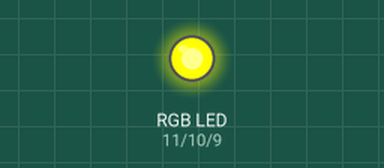
Bench run of a sketch on a simulated Arduino Uno, built with avr-gcc and run on an emulated ATmega328P. Shown: an RGB LED mixed from three pins (HIGH = lit).

Above: at 0.1 s.
Timing chart, 0 to 1.6 s (numbered marks = the images above):
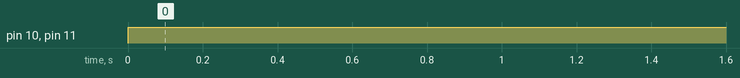

Measured:
- by itself, pin 10 (green), pin 11 (red): LOW → HIGH at 0.00 s

The sketch:

_01-rgb-anoda.ino
```cpp
// Zakladní kod pro zobrazení barvy na RGB diode se spolecnou anodou.
// V tomto pripade se jedna o modrou barvu.
int vR=255;
int vG=255;
int vB=0;

void setup()  {
  pinMode(11, OUTPUT);    //red
  pinMode(10, OUTPUT);    //green
  pinMode(9, OUTPUT);     //blue
}

void loop()  {
  digitalWrite(11, vR);  //red
  digitalWrite(10, vG); //green
  digitalWrite(9, vB);  //blue
  delay(2000);
}
```
